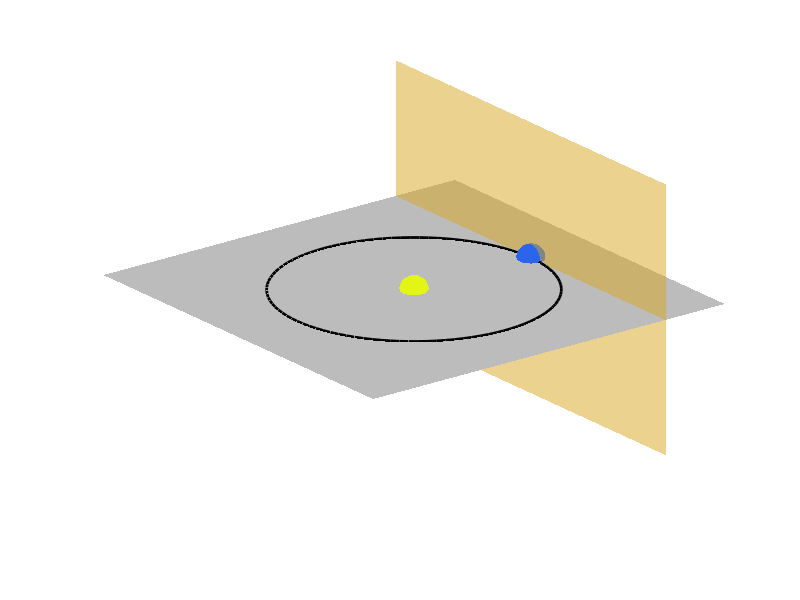

Source code (MATLAB): (Note: this script raises an error after producing the figure.)

% Geocentric Solar Magnetospheric (GSM) Coordinate system

% set size of figure
figure('Renderer','painters','Position',[10 10 1000 700])

addpath '/home/mark.miesch/opt/matlab_exchange'

% draw ecliptic
[x y] = meshgrid(-2:0.05:2)
z = zeros(size(x,1))
surf(x,y,z,'FaceAlpha',0.5,'EdgeColor','none','FaceColor','#797979')
xlim([-1.5,1.5])
ylim([-1.5,1.5])
zlim([-1,1])
axis off

% draw sun
hold on
[x,y,z] = ellipsoid(0,0,0,0.1,0.1,0.1,100)
surf(x,y,z,'FaceColor','#E2F516','EdgeColor','none')

% draw earth
hold on
[x,y,z] = ellipsoid(1,0,0,0.1,0.1,0.1,100)
surf(x,y,z,'FaceColor','#2B65EC','EdgeColor','none')

% Draw Earth's orbit
hold on
t = 0:pi/50:2*pi
x = sin(t)
y = cos(t)
z = zeros(size(x))
plot3(x,y,z,'Color','black','LineWidth',2)

% draw yz plane
[y z] = meshgrid(-2:0.05:2)
x = ones(size(y))
surf(x,y,z,'EdgeColor','none','FaceColor','#DAA520','FaceAlpha',0.5)

% draw axes
L = 0.8
th = - 20.0 * pi / 180
zy = - L * sin(th)
zz = L * cos(th)
yy = - L * cos(th)
yz = - L * sin(th)
p0 = [1,0,0];
px = [1-L,0,0];
py = [1,yy,yz];
pz = [1,zy,zz];
mArrow3(p0,px)
mArrow3(p0,py)
mArrow3(p0,pz)

plot3([1,1],[0,0],[0,0.8],':','Color','black','Linewidth',4)

% rotate view
view(-45,30)